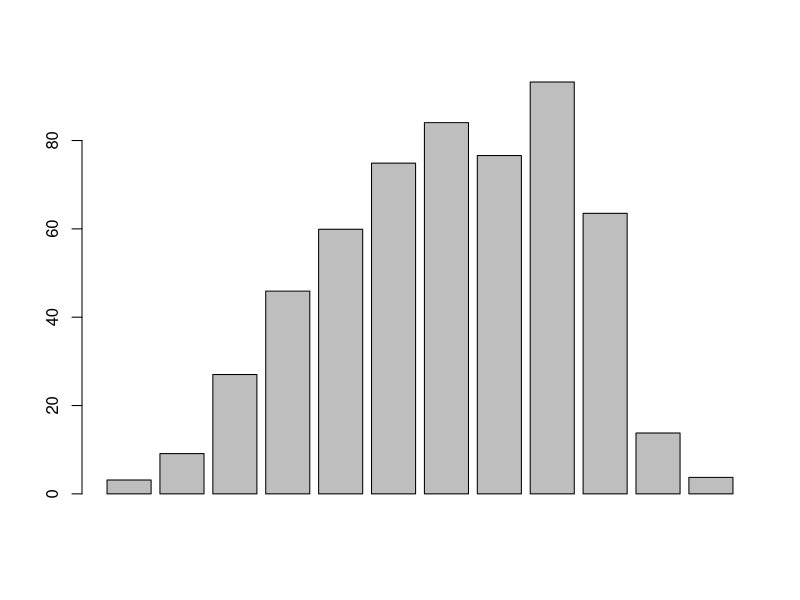
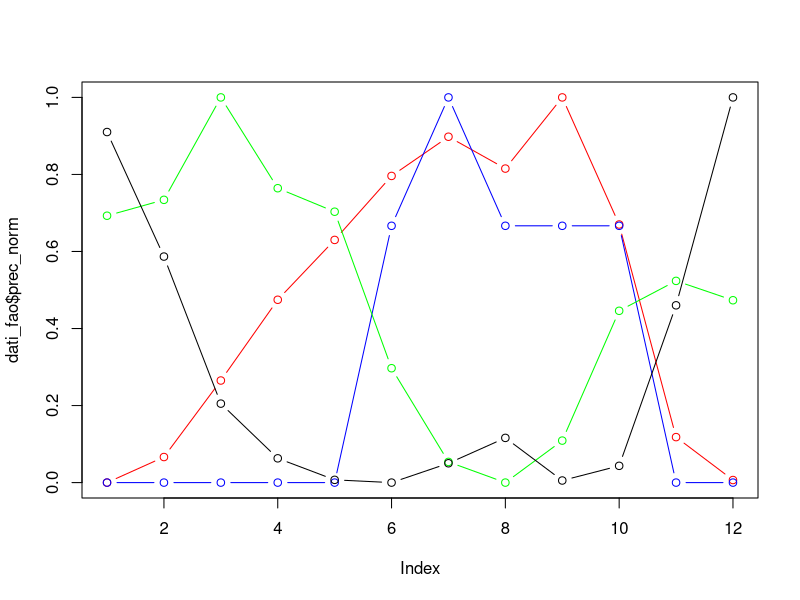

Write R code to recreate these figures, in order.
dati_fao <- read.csv("data_rain_evapo.csv")

dati_fao['prec_norm'] <- (dati_fao$precipitation- min(dati_fao$precipitation))/(max(dati_fao$precipitation)-min(dati_fao$precipitation))
dati_fao['inc_norm'] <- (dati_fao$incidents - min(dati_fao$incidents))/(max(dati_fao$incidents)-min(dati_fao$incidents))
dati_fao['evap_norm'] <- (dati_fao$evapotranspiration - min(dati_fao$evapotranspiration))/(max(dati_fao$evapotranspiration)-min(dati_fao$evapotranspiration))
dati_fao['avp_norm'] <- (dati_fao$AVP - min(dati_fao$AVP))/(max(dati_fao$AVP)-min(dati_fao$AVP))

barplot(dati_fao$precipitation)
plot(dati_fao$prec_norm,type = 'b',col='red')
lines(dati_fao$inc_norm,type = 'b',col='blue')
lines(dati_fao$evap_norm,type = 'b',col='green')
lines(dati_fao$avp_norm,type = 'b')

regAll <- lm(incidents ~ precipitation + evapotranspiration + AVP, data = dati_fao)
print(summary(regAll))

regPrec <- lm(incidents ~ precipitation, data = dati_fao)
print(summary(regPrec))

regPrecEv <- lm(incidents ~ precipitation + evapotranspiration, data = dati_fao)
print(summary(regPrecEv))

regLog <- glm(incidents ~ precipitation + evapotranspiration, data = dati_fao)
print(summary(regLog))


      





